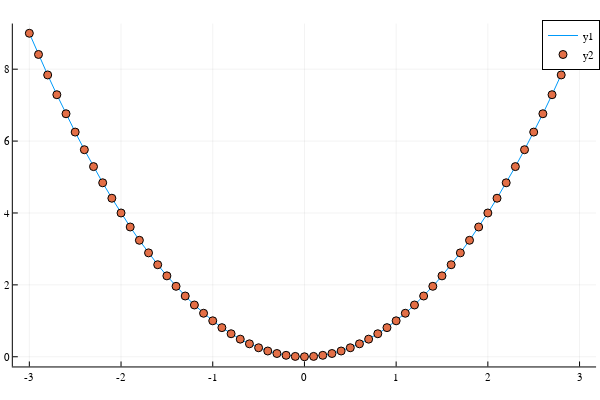

Notebook cell for this chart:
### Code cell
plotlyjs()
plot(x,y)
scatter!(x,y)

### Figure 1 — Plotly figure (JSON) as saved in the notebook; plotly's stock layout.template omitted (floating-point values rounded to 4 significant figures)
{"data": [{"colorbar": {"title": ""}, "legendgroup": "y1", "line": {"color": "rgba(0, 154, 250, 1.000)", "dash": "solid", "shape": "linear", "width": 1}, "mode": "lines", "name": "y1", "showlegend": true, "type": "scatter", "x": [-3, -2.9, -2.8, -2.7, -2.6, -2.5, -2.4, -2.3, -2.2, -2.1, -2, -1.9, -1.8, -1.7, -1.6, -1.5, -1.4, -1.3, -1.2, -1.1, -1, -0.9, -0.8, -0.7, -0.6, -0.5, -0.4, -0.3, -0.2, -0.1, 0, 0.1, 0.2, 0.3, 0.4, 0.5, 0.6, 0.7, 0.8, 0.9, 1, 1.1, 1.2, 1.3, 1.4, 1.5, 1.6, 1.7, 1.8, 1.9, 2, 2.1, 2.2, 2.3, 2.4, 2.5, 2.6, 2.7, 2.8, 2.9, 3], "xaxis": "x1", "y": [9, 8.41, 7.84, 7.29, 6.76, 6.25, 5.76, 5.29, 4.84, 4.41, 4, 3.61, 3.24, 2.89, 2.56, 2.25, 1.96, 1.69, 1.44, 1.21, 1, 0.81, 0.64, 0.49, 0.36, 0.25, 0.16, 0.09, 0.04, 0.01, 0, 0.01, 0.04, 0.09, 0.16, 0.25, 0.36, 0.49, 0.64, 0.81, 1, 1.21, 1.44, 1.69, 1.96, 2.25, 2.56, 2.89, 3.24, 3.61, 4, 4.41, 4.84, 5.29, 5.76, 6.25, 6.76, 7.29, 7.84, 8.41, 9], "yaxis": "y1", "zmax": null, "zmin": null}, {"colorbar": {"title": ""}, "legendgroup": "y2", "marker": {"color": "rgba(227, 111, 71, 1.000)", "line": {"color": "rgba(0, 0, 0, 1.000)", "width": 1}, "size": 8, "symbol": "circle"}, "mode": "markers", "name": "y2", "showlegend": true, "type": "scatter", "x": [-3, -2.9, -2.8, -2.7, -2.6, -2.5, -2.4, -2.3, -2.2, -2.1, -2, -1.9, -1.8, -1.7, -1.6, -1.5, -1.4, -1.3, -1.2, -1.1, -1, -0.9, -0.8, -0.7, -0.6, -0.5, -0.4, -0.3, -0.2, -0.1, 0, 0.1, 0.2, 0.3, 0.4, 0.5, 0.6, 0.7, 0.8, 0.9, 1, 1.1, 1.2, 1.3, 1.4, 1.5, 1.6, 1.7, 1.8, 1.9, 2, 2.1, 2.2, 2.3, 2.4, 2.5, 2.6, 2.7, 2.8, 2.9, 3], "xaxis": "x1", "y": [9, 8.41, 7.84, 7.29, 6.76, 6.25, 5.76, 5.29, 4.84, 4.41, 4, 3.61, 3.24, 2.89, 2.56, 2.25, 1.96, 1.69, 1.44, 1.21, 1, 0.81, 0.64, 0.49, 0.36, 0.25, 0.16, 0.09, 0.04, 0.01, 0, 0.01, 0.04, 0.09, 0.16, 0.25, 0.36, 0.49, 0.64, 0.81, 1, 1.21, 1.44, 1.69, 1.96, 2.25, 2.56, 2.89, 3.24, 3.61, 4, 4.41, 4.84, 5.29, 5.76, 6.25, 6.76, 7.29, 7.84, 8.41, 9], "yaxis": "y1", "zmax": null, "zmin": null}], "layout": {"annotations": [], "height": 400, "legend": {"bgcolor": "rgba(255, 255, 255, 1.000)", "bordercolor": "rgba(0, 0, 0, 1.000)", "borderwidth": 1, "font": {"color": "rgba(0, 0, 0, 1.000)", "family": "sans-serif", "size": 11}, "tracegroupgap": 0, "traceorder": "normal", "x": 1, "xanchor": "auto", "y": 1, "yanchor": "auto"}, "margin": {"b": 20, "l": 0, "r": 0, "t": 20}, "paper_bgcolor": "rgba(255, 255, 255, 1.000)", "plot_bgcolor": "rgba(255, 255, 255, 1.000)", "showlegend": true, "width": 600, "xaxis": {"anchor": "y1", "domain": [0.02138, 0.9934], "gridcolor": "rgba(0, 0, 0, 0.100)", "gridwidth": 0.5, "linecolor": "rgba(0, 0, 0, 1.000)", "mirror": false, "range": [-3.18, 3.18], "showgrid": true, "showline": true, "showticklabels": true, "tickangle": 0, "tickcolor": "rgb(0, 0, 0)", "tickfont": {"color": "rgba(0, 0, 0, 1.000)", "family": "sans-serif", "size": 11}, "tickmode": "array", "ticks": "inside", "ticktext": ["-3", "-2", "-1", "0", "1", "2", "3"], "tickvals": [-3, -2, -1, 0, 1, 2, 3], "title": "", "titlefont": {"color": "rgba(0, 0, 0, 1.000)", "family": "sans-serif", "size": 15}, "type": "-", "visible": true, "zeroline": false, "zerolinecolor": "rgba(0, 0, 0, 1.000)"}, "yaxis": {"anchor": "x1", "domain": [0.03762, 0.9902], "gridcolor": "rgba(0, 0, 0, 0.100)", "gridwidth": 0.5, "linecolor": "rgba(0, 0, 0, 1.000)", "mirror": false, "range": [-0.27, 9.27], "showgrid": true, "showline": true, "showticklabels": true, "tickangle": 0, "tickcolor": "rgb(0, 0, 0)", "tickfont": {"color": "rgba(0, 0, 0, 1.000)", "family": "sans-serif", "size": 11}, "tickmode": "array", "ticks": "inside", "ticktext": ["0", "2", "4", "6", "8"], "tickvals": [0, 2, 4, 6, 8], "title": "", "titlefont": {"color": "rgba(0, 0, 0, 1.000)", "family": "sans-serif", "size": 15}, "type": "-", "visible": true, "zeroline": false, "zerolinecolor": "rgba(0, 0, 0, 1.000)"}}}
